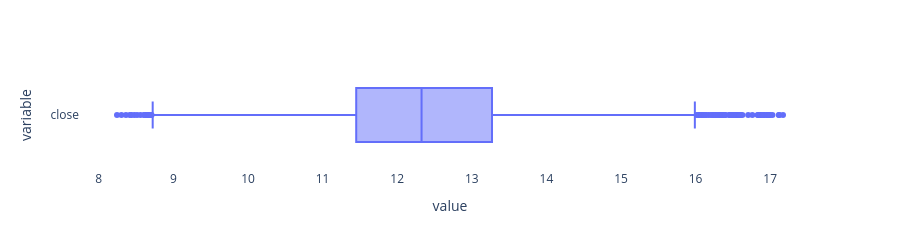
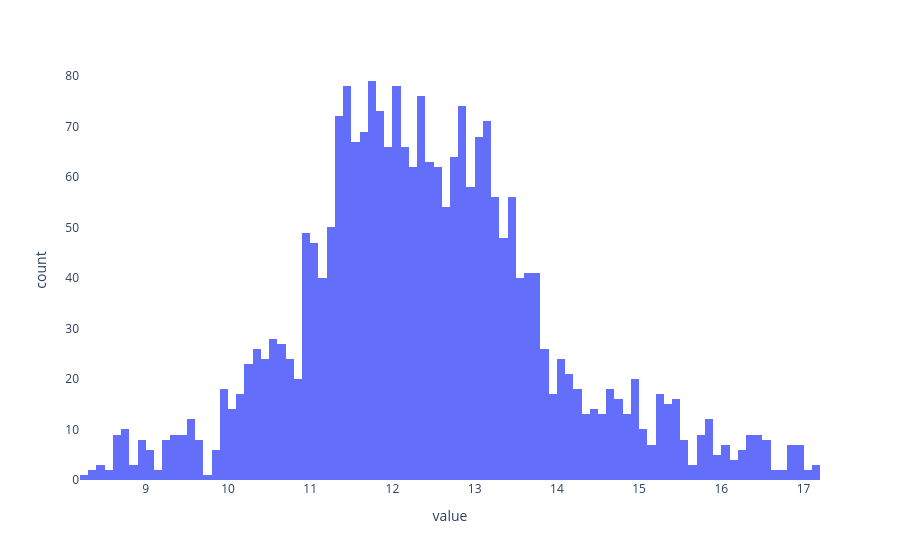

Write notebook code for charts like these, in order.
### Markdown cell above
## Histograma

### Code cell
fig = px.box(tb_analitica, x = ['close'])
fig.update_layout(plot_bgcolor = 'white', showlegend = False, height = 250)
fig.show(renderer="png")

fig = px.histogram(tb_analitica, x = ['close'], nbins = 100)
fig.update_layout(plot_bgcolor = 'white', showlegend = False)
fig.show(renderer="png")

### Figure 1 — Plotly figure (JSON) as saved in the notebook; plotly's stock layout.template omitted (floating-point values rounded to 4 significant figures; data arrays with more than 128 entries replaced by an {"elided": "..."} marker saying what was removed)
{"data": [{"alignmentgroup": "True", "hovertemplate": "value=%{x}<br>variable=%{y}<extra></extra>", "legendgroup": "", "marker": {"color": "#636efa"}, "name": "", "notched": false, "offsetgroup": "", "orientation": "h", "showlegend": false, "type": "box", "x": {"elided": "2469 float values"}, "x0": " ", "xaxis": "x", "y": {"elided": "2469 str values"}, "y0": " ", "yaxis": "y"}], "layout": {"boxmode": "group", "height": 250, "legend": {"tracegroupgap": 0}, "margin": {"t": 60}, "plot_bgcolor": "white", "showlegend": false, "xaxis": {"anchor": "y", "domain": [0, 1], "title": {"text": "value"}}, "yaxis": {"anchor": "x", "domain": [0, 1], "title": {"text": "variable"}}}}

### Figure 2 — Plotly figure (JSON) as saved in the notebook; plotly's stock layout.template omitted (floating-point values rounded to 4 significant figures; data arrays with more than 128 entries replaced by an {"elided": "..."} marker saying what was removed)
{"data": [{"bingroup": "x", "hovertemplate": "variable=close<br>value=%{x}<br>count=%{y}<extra></extra>", "legendgroup": "close", "marker": {"color": "#636efa", "pattern": {"shape": ""}}, "name": "close", "nbinsx": 100, "orientation": "v", "showlegend": true, "type": "histogram", "x": {"elided": "2469 float values"}, "xaxis": "x", "yaxis": "y"}], "layout": {"barmode": "relative", "legend": {"title": {"text": "variable"}, "tracegroupgap": 0}, "margin": {"t": 60}, "plot_bgcolor": "white", "showlegend": false, "xaxis": {"anchor": "y", "domain": [0, 1], "title": {"text": "value"}}, "yaxis": {"anchor": "x", "domain": [0, 1], "title": {"text": "count"}}}}
